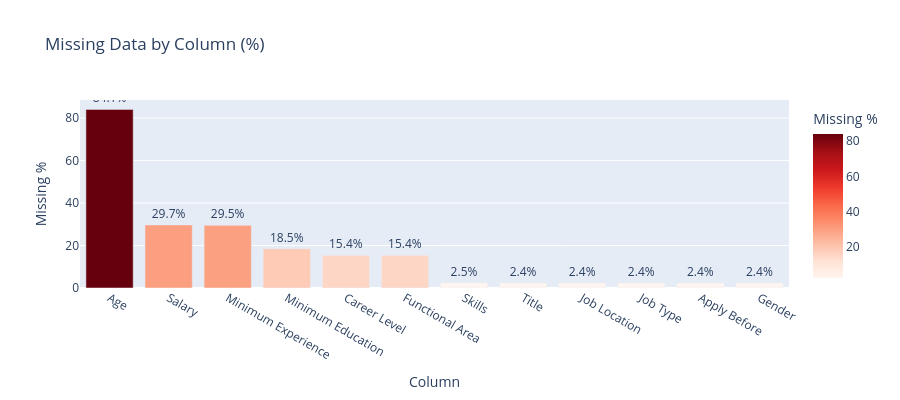

Notebook code for this chart:
### Code cell
# Visualize missing data — makes it easy to see at a glance
fig = px.bar(
    missing.reset_index(),
    x='index', y='Missing %',
    title='Missing Data by Column (%)',
    labels={'index': 'Column'},
    color='Missing %',
    color_continuous_scale='Reds',
    text='Missing %'
)
fig.update_traces(texttemplate='%{text:.1f}%', textposition='outside')
fig.update_layout(showlegend=False, height=400)
fig.show()

### Figure 1 — Plotly figure (JSON) as saved in the notebook; plotly's stock layout.template omitted (floating-point values rounded to 4 significant figures)
{"data": [{"hovertemplate": "Column=%{x}<br>Missing %=%{marker.color}<extra></extra>", "legendgroup": "", "marker": {"color": [84.1, 29.7, 29.5, 18.5, 15.4, 15.4, 2.5, 2.4, 2.4, 2.4, 2.4, 2.4], "coloraxis": "coloraxis", "pattern": {"shape": ""}}, "name": "", "orientation": "v", "showlegend": false, "text": [84.1, 29.7, 29.5, 18.5, 15.4, 15.4, 2.5, 2.4, 2.4, 2.4, 2.4, 2.4], "textposition": "outside", "texttemplate": "%{text:.1f}%", "type": "bar", "x": ["Age", "Salary", "Minimum Experience", "Minimum Education", "Career Level", "Functional Area", "Skills", "Title", "Job Location", "Job Type", "Apply Before", "Gender"], "xaxis": "x", "y": [84.1, 29.7, 29.5, 18.5, 15.4, 15.4, 2.5, 2.4, 2.4, 2.4, 2.4, 2.4], "yaxis": "y"}], "layout": {"barmode": "relative", "coloraxis": {"colorbar": {"title": {"text": "Missing %"}}, "colorscale": [[0, "rgb(255,245,240)"], [0.125, "rgb(254,224,210)"], [0.25, "rgb(252,187,161)"], [0.375, "rgb(252,146,114)"], [0.5, "rgb(251,106,74)"], [0.625, "rgb(239,59,44)"], [0.75, "rgb(203,24,29)"], [0.875, "rgb(165,15,21)"], [1, "rgb(103,0,13)"]]}, "height": 400, "legend": {"tracegroupgap": 0}, "showlegend": false, "title": {"text": "Missing Data by Column (%)"}, "xaxis": {"anchor": "y", "domain": [0, 1], "title": {"text": "Column"}}, "yaxis": {"anchor": "x", "domain": [0, 1], "title": {"text": "Missing %"}}}}
